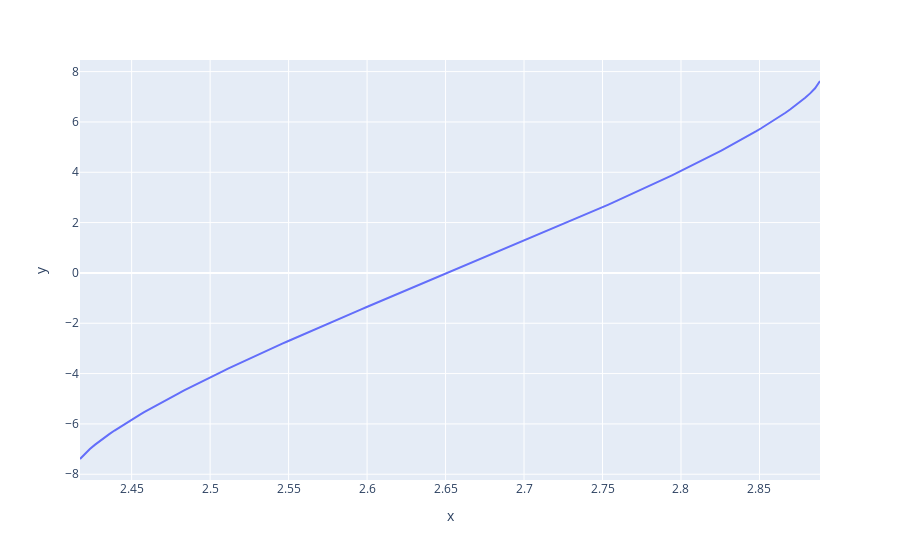

Notebook cell for this chart:
### Code cell
fig = px.line(x=point_angles, y=point_vs)
fig.show()

### Figure 1 — Plotly figure (JSON) as saved in the notebook; plotly's stock layout.template omitted (floating-point values rounded to 4 significant figures; data arrays with more than 128 entries replaced by an {"elided": "..."} marker saying what was removed)
{"data": [{"hovertemplate": "x=%{x}<br>y=%{y}<extra></extra>", "legendgroup": "", "line": {"color": "#636efa", "dash": "solid"}, "marker": {"symbol": "circle"}, "mode": "lines", "name": "", "orientation": "v", "showlegend": false, "type": "scatter", "x": {"elided": "151 float values"}, "xaxis": "x", "y": {"elided": "151 float values"}, "yaxis": "y"}], "layout": {"autosize": true, "legend": {"tracegroupgap": 0}, "margin": {"t": 60}, "xaxis": {"anchor": "y", "autorange": true, "domain": [0, 1], "range": [2.417, 2.889], "title": {"text": "x"}, "type": "linear"}, "yaxis": {"anchor": "x", "autorange": true, "domain": [0, 1], "range": [-8.229, 8.461], "title": {"text": "y"}, "type": "linear"}}}
